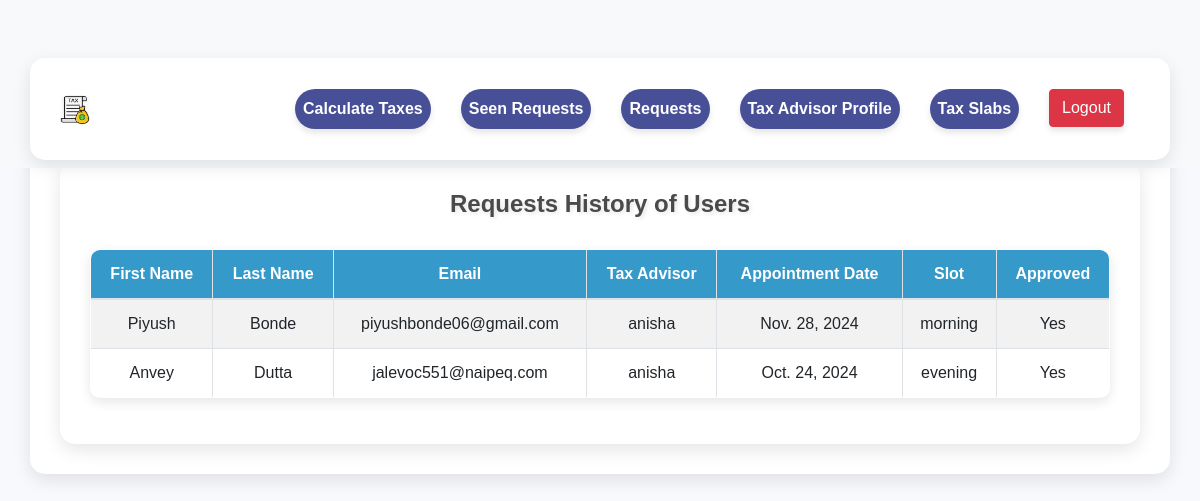
The app's page /advisor/advisor-requests/ (signed in), older data.
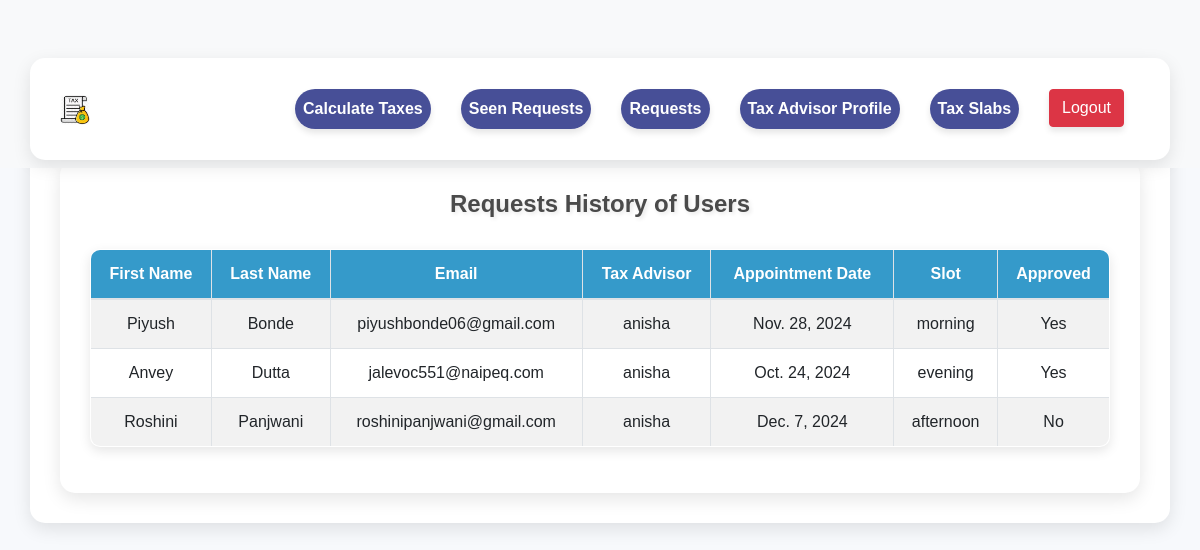
The same page, newer data.
### advisor/models.py (models this page shows, shortened)
class UserRequest(models.Model):
    user = models.ForeignKey(User, on_delete=models.CASCADE, related_name="requests")
    tax_advisor = models.ForeignKey(User, on_delete=models.CASCADE, related_name="advisor_requests")
    first_name = models.CharField(max_length=150)
    last_name = models.CharField(max_length=150)
    email = models.EmailField()
    approved = models.BooleanField(default=False)
    rejected = models.BooleanField(default=False)
    slot = models.CharField(max_length=100, null=True)  # Store the time slot as a string (can use choices)
    date = models.DateField(null=True)  # Store the appointment date

### advisor/views.py (the view)
# urls.py: path('advisor-requests/', views.advisor_requests, name='advisor_requests'),
def advisor_requests(request):
    if request.user.groups.filter(name='Tax Advisor').exists():  # Check if user belongs to the 'Tax Advisor' group
        requests = UserRequest.objects.filter(tax_advisor=request.user).filter(approved=True) | UserRequest.objects.filter(tax_advisor=request.user).filter(rejected=True)
    else:
        requests = None  # Handle case where the user is not a tax advisor
    return render(request, 'advisor/advisor_requests.html', {
        'requests': requests,
    })

### accounts/context_processor.py (called while the page is built)
def user_groups(request):
    user = request.user
    return {
        'is_admin': user.is_authenticated and user.is_superuser,
        'is_taxadvisor': user.is_authenticated and user.groups.filter(name='Tax Advisor').exists(),
        'is_indivual_user': user.is_authenticated and user.groups.filter(name='Individual User').exists(),
    }

### advisor/templates/advisor/advisor_requests.html (shortened to what this page needs)
{% extends 'base.html' %}
{% block individual_style %}
    <link rel="stylesheet" href="https://maxcdn.bootstrapcdn.com/bootstrap/4.5.2/css/bootstrap.min.css">
    <link rel="stylesheet" href="https://cdnjs.cloudflare.com/ajax/libs/font-awesome/5.15.4/css/all.min.css">
{% endblock %}
{% block content %}
   <body>
      <div class="container">
         <h2>Requests History of Users</h2>
         {% if requests %}
         <table class="table table-striped table-bordered">
            <thead>
               <tr>
                  <th>First Name</th>
                  <th>Last Name</th>
                  <th>Email</th>
                  <th>Tax Advisor</th>
                  <th>Appointment Date</th>
                  <th>Slot</th>
                  <th>Approved</th>
               </tr>
            </thead>
            <tbody>
               {% for request in requests %}
               <tr>
                  <td>{{ request.first_name }}</td>
                  <td>{{ request.last_name }}</td>
                  <td>{{ request.email }}</td>
                  <td>{{ request.tax_advisor.username }}</td>
                  <td>{{ request.date }}</td>
                  <td>{{ request.slot }}</td>
                  <td>{{ request.approved|yesno:"Yes,No" }}</td>
               </tr>
               {% endfor %}
            </tbody>
         </table>
         {% else %}
         <div class="alert alert-info">
            You have no scheduled appointments at this time.
         </div>
         {% endif %}
      </div>
   </body>
{% endblock %}

### templates/base.html (shortened to what this page needs)
{% load static %}
<!DOCTYPE html>
<html lang="en">
<head>
    <link href="https://stackpath.bootstrapcdn.com/bootstrap/4.5.2/css/bootstrap.min.css" rel="stylesheet">
</head>
<body>
    <nav class="navbar navbar-expand-lg navbar-light bg-light fixed-top">
        <div class="container">
            <a class="navbar-brand" href="#"><img src="{% static 'base/tax_favicon.jpg' %}" alt="Favicon" class="favicon" style="width: 30px; height: 30px;"/>
            </a>
            <div class="collapse navbar-collapse" id="navbarNav">
                <ul class="navbar-nav ml-auto">
                    <li class="nav-item">
                        <a class="nav-link nav-link-custom" href="{% url 'tax_calculator' %}">Calculate Taxes</a>
                    </li>
                    {% if is_taxadvisor %}
                        <li class="nav-item">
                            <a class="nav-link nav-link-custom" href="{% url 'advisor_requests' %}">Seen Requests</a>
                        </li>
                    {% endif %}
                    {% if is_taxadvisor %}
                        <li class="nav-item">
                            <a class="nav-link nav-link-custom" href="{% url 'manage_requests' %}">Requests</a>
                        </li>
                    {% endif %}
                    {% if is_taxadvisor %}
                        <li class="nav-item">
                            <a class="nav-link nav-link-custom" href="{% url 'profile' %}">Tax Advisor Profile  </a>
                        </li>
                    {% endif %}
                    <li class="nav-item">
                        <a class="nav-link nav-link-custom" href="{% url 'tax_slabs' %}">Tax Slabs  </a>
                    </li>
                    <li class="nav-item mr-3">
                        <a class="btn btn-danger" href="{% url 'logout' %}">Logout</a>
                    </li>
                </ul>
            </div>
        </div>
    </nav>
    {% block individual_style %}
    {% endblock %}
    <div class="container mt-4">
        {% block content %}{% endblock %}
    </div>
</body>
</html>

### templates/base.html (style rules this page uses)
body { padding-top: 56px; }
.nav-item { margin-right: 30px; }
.nav-link { color: #eea0f2; }
.nav-link-custom { background-color: rgba(26, 35, 126, 0.8); color: #ffffff !important; padding: 10px 15px; border-radius: 50px; transition: background-color 0.2s ease, box-shadow 0.2s ease; font-weight: bold; box-shadow: 0 4px 6px rgba(0, 0, 0, 0.1); backdrop-filter: blur(10px); }
.btn-danger { background-color: rgba(26, 35, 126, 0.8); color: #ffffff !important; border: none; border-radius: 50px; padding: 10px 15px; transition: background-color 0.2s ease, box-shadow 0.2s ease; box-shadow: 0 4px 6px rgba(0, 0, 0, 0.1); backdrop-filter: blur(10px); }

### advisor/templates/advisor/advisor_requests.html (style rules this page uses)
body { background-color: #f7f9fc; font-family: 'Arial', sans-serif; }
.container { background-color: white; padding: 30px; margin-top: 50px; border-radius: 15px; box-shadow: 0 6px 18px rgba(0, 0, 0, 0.1); animation: fadeIn 1s ease-in-out; }
h2 { color: #4a4a4a; text-align: center; margin-bottom: 30px; font-weight: bold; font-size: 24px; animation: fadeIn 2s ease-in-out; text-shadow: 2px 2px 4px rgba(0, 0, 0, 0.1); }
table { margin-top: 20px; width: 100%; border-collapse: collapse; box-shadow: 0 4px 12px rgba(0, 0, 0, 0.1); border-radius: 10px; overflow: hidden; }
th { background-color: #359aca; color: white; font-weight: bold; padding: 12px; text-align: center; border: 1px solid #dee2e6; }
td { padding: 12px; text-align: center; border: 1px solid #dee2e6; }

Row changes from the older to the newer data that the page shows:
added UserRequest: first_name "Roshini", last_name "Panjwani", email "roshinipanjwani@gmail.com", tax_advisor.username "anisha", date "Dec. 7, 2024", slot "afternoon", approved "No"
